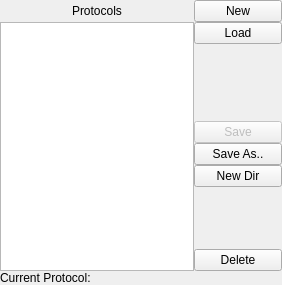
<?xml version="1.0" encoding="UTF-8"?>
<ui version="4.0">
 <class>Form</class>
 <widget class="QWidget" name="Form">
  <property name="geometry">
   <rect>
    <x>0</x>
    <y>0</y>
    <width>282</width>
    <height>285</height>
   </rect>
  </property>
  <property name="windowTitle">
   <string>Form</string>
  </property>
  <layout class="QGridLayout" name="gridLayout">
   <property name="margin">
    <number>0</number>
   </property>
   <property name="spacing">
    <number>0</number>
   </property>
   <item row="0" column="0" colspan="2">
    <widget class="QLabel" name="titleLabel">
     <property name="text">
      <string>Protocols</string>
     </property>
     <property name="alignment">
      <set>Qt::AlignCenter</set>
     </property>
    </widget>
   </item>
   <item row="0" column="2">
    <widget class="QPushButton" name="newBtn">
     <property name="text">
      <string>New</string>
     </property>
    </widget>
   </item>
   <item row="1" column="2">
    <widget class="QPushButton" name="loadBtn">
     <property name="text">
      <string>Load</string>
     </property>
    </widget>
   </item>
   <item row="2" column="2">
    <spacer name="spacer">
     <property name="orientation">
      <enum>Qt::Vertical</enum>
     </property>
     <property name="sizeHint" stdset="0">
      <size>
       <width>88</width>
       <height>77</height>
      </size>
     </property>
    </spacer>
   </item>
   <item row="3" column="2">
    <widget class="QPushButton" name="saveBtn">
     <property name="enabled">
      <bool>false</bool>
     </property>
     <property name="text">
      <string>Save</string>
     </property>
    </widget>
   </item>
   <item row="4" column="2">
    <widget class="QPushButton" name="saveAsBtn">
     <property name="enabled">
      <bool>true</bool>
     </property>
     <property name="text">
      <string>Save As..</string>
     </property>
    </widget>
   </item>
   <item row="6" column="2">
    <spacer name="verticalSpacer">
     <property name="orientation">
      <enum>Qt::Vertical</enum>
     </property>
     <property name="sizeHint" stdset="0">
      <size>
       <width>88</width>
       <height>47</height>
      </size>
     </property>
    </spacer>
   </item>
   <item row="7" column="2">
    <widget class="QPushButton" name="deleteBtn">
     <property name="enabled">
      <bool>true</bool>
     </property>
     <property name="text">
      <string>Delete</string>
     </property>
    </widget>
   </item>
   <item row="8" column="0" colspan="3">
    <layout class="QHBoxLayout" name="horizontalLayout">
     <item>
      <widget class="QLabel" name="currentTitleLabel">
       <property name="sizePolicy">
        <sizepolicy hsizetype="Preferred" vsizetype="Preferred">
         <horstretch>0</horstretch>
         <verstretch>0</verstretch>
        </sizepolicy>
       </property>
       <property name="text">
        <string>Current Protocol:</string>
       </property>
      </widget>
     </item>
     <item>
      <widget class="QLabel" name="currentLabel">
       <property name="sizePolicy">
        <sizepolicy hsizetype="MinimumExpanding" vsizetype="Preferred">
         <horstretch>0</horstretch>
         <verstretch>0</verstretch>
        </sizepolicy>
       </property>
       <property name="font">
        <font>
         <weight>75</weight>
         <bold>true</bold>
        </font>
       </property>
       <property name="text">
        <string/>
       </property>
      </widget>
     </item>
    </layout>
   </item>
   <item row="5" column="2">
    <widget class="QPushButton" name="newDirBtn">
     <property name="text">
      <string>New Dir</string>
     </property>
    </widget>
   </item>
   <item row="1" column="1" rowspan="7">
    <widget class="DirTreeWidget" name="fileTree">
     <property name="acceptDrops">
      <bool>true</bool>
     </property>
     <property name="headerHidden">
      <bool>true</bool>
     </property>
     <column>
      <property name="text">
       <string notr="true">1</string>
      </property>
     </column>
    </widget>
   </item>
  </layout>
 </widget>
 <customwidgets>
  <customwidget>
   <class>DirTreeWidget</class>
   <extends>QTreeWidget</extends>
   <header>acq4.util.DirTreeWidget</header>
  </customwidget>
 </customwidgets>
 <resources/>
 <connections/>
</ui>
